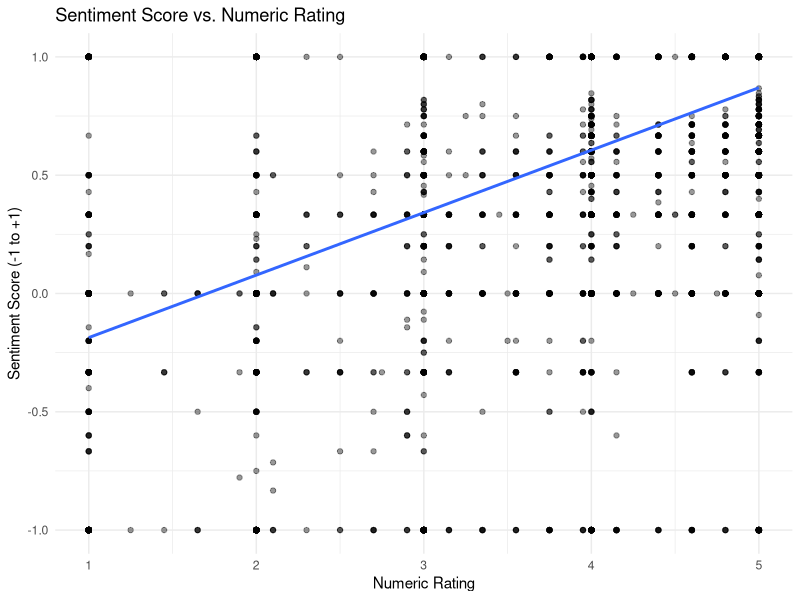
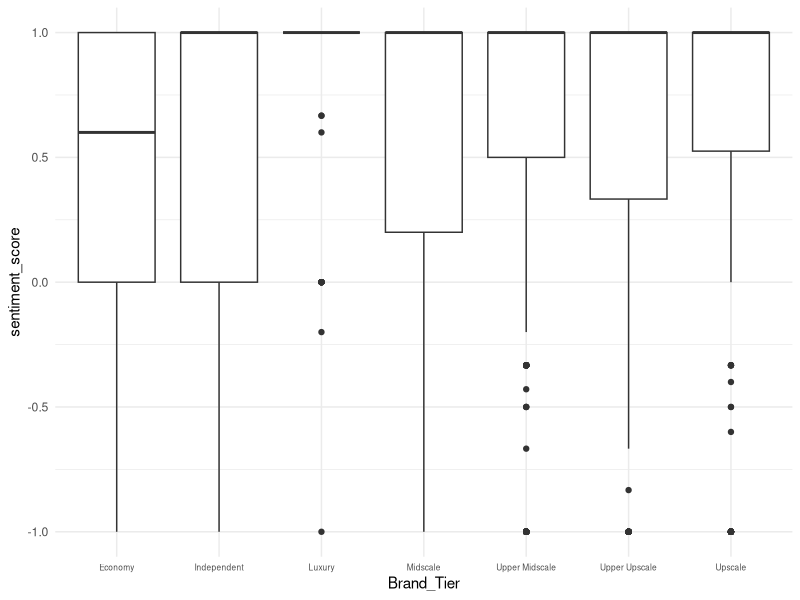
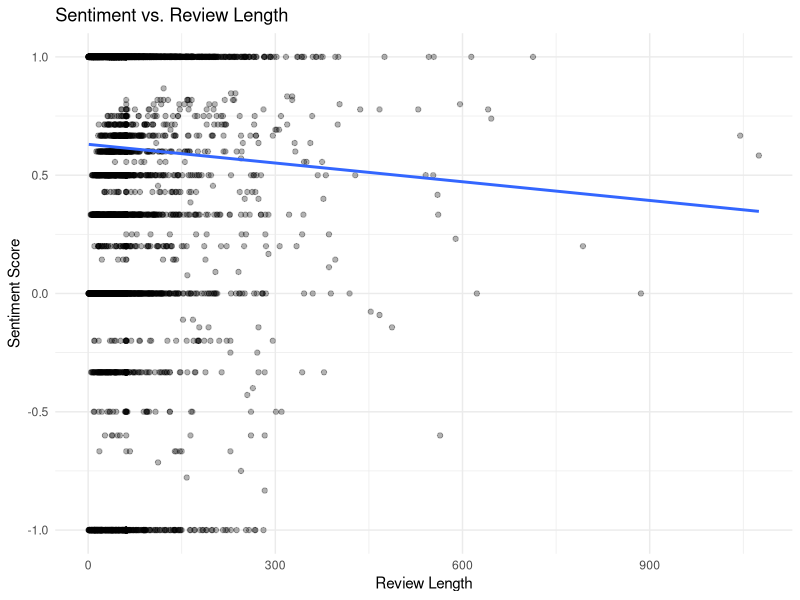

Generate these figures, in order, with R:
#Hotel Reviews Assignment

setwd("Downloads")

library(ggplot2)
library(readxl)
library(dplyr)
library(stringr)




hoteldata <- read_excel("hotel_reviews_with_sentiment_scores.xlsx")


#Visualization 1
ggplot(hoteldata, aes(x = reviews.rating, y = sentiment_score)) +
  geom_point(alpha = 0.4) +
  geom_smooth(method = "lm", se = FALSE) +
  labs(
    title = "Sentiment Score vs. Numeric Rating",
    x = "Numeric Rating",
    y = "Sentiment Score (-1 to +1)"
  ) +
  theme_minimal()


tier_summary <- hoteldata %>%
  group_by(Brand_Tier) %>%
  summarise(
    mean_sentiment = mean(sentiment_score, na.rm = TRUE),
    n_reviews = n()
  )
#Visualization 2
ggplot(hoteldata, aes(x = Brand_Tier, y = sentiment_score)) +
  geom_boxplot() +
  theme_minimal() +
  theme(
    axis.text.x = element_text(size = 6)
  )


hoteldata <- hoteldata %>%
  mutate(
    review_length = str_count(reviews.text, "\\S+")
  )
#Visualization 3
ggplot(hoteldata, aes(x = review_length, y = sentiment_score)) +
  geom_point(alpha = 0.3) +
  geom_smooth(method = "lm", se = FALSE) +
  labs(
    title = "Sentiment vs. Review Length",
    x = "Review Length",
    y = "Sentiment Score"
  ) +
  theme_minimal()
